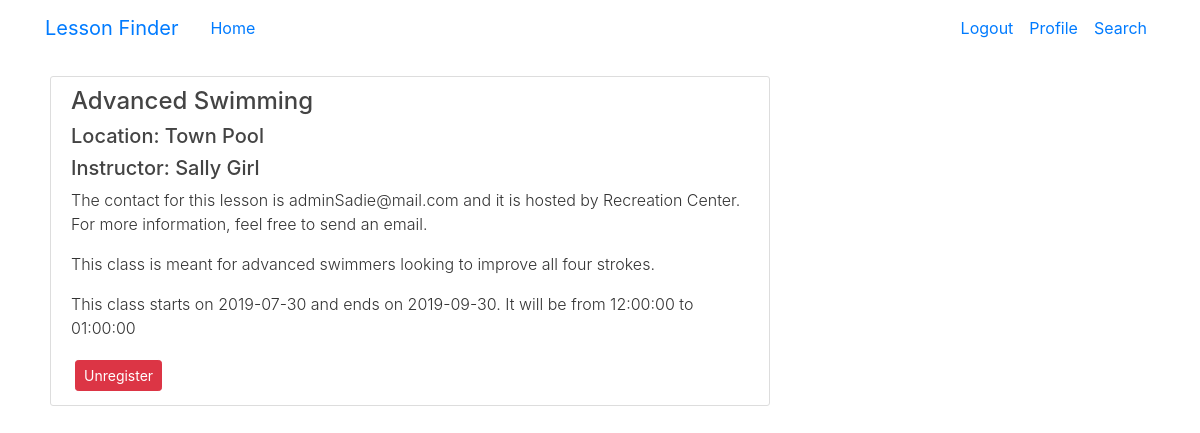
The app's page /lesson_info/2?user_id=1 (signed in) with its own data.
### lessonfinder/models.py (models this page shows, shortened)
class Lesson(db.Model):
    id = db.Column(db.Integer, primary_key=True)
    name = db.Column(db.String(100), nullable=False)
    startDate = db.Column(db.Date, nullable=False)
    endDate = db.Column(db.Date, nullable=False)
    startTime = db.Column(db.Time, nullable=False)
    endTime = db.Column(db.Time, nullable=False)
    contactEmail = db.Column(db.String(250), nullable=False)
    level = db.Column(db.Integer)
    location = db.Column(db.String(50), nullable=False)
    organizationId = db.Column(db.Integer(), db.ForeignKey('organization.id'), nullable=False)
    instructor = db.Column(db.String(50), nullable=False)
    desc = db.Column(db.String(200))
    cap = db.Column(db.Integer, nullable=False)
    day = db.Column(db.String, nullable=False)

class Organization(db.Model):
    __tablename__ = 'organization'
    id = db.Column(db.Integer, primary_key=True)
    manager = db.Column(db.String(50), nullable=False)
    managerEmail = db.Column(db.String(250), nullable=False)
    name = db.Column(db.String(50), nullable=False)
    address = db.Column(db.String(50), nullable=False)
    town = db.Column(db.String(30), nullable=False)
    state = db.Column(db.String(50), nullable=False)
    lessons = db.relationship('Lesson', backref='organization', lazy=True)

### lessonfinder/routes.py (the view)
@app.route("/lesson_info/<int:lesson_id>")
@login_required
def lesson_info(lesson_id):
    lesson = Lesson.query.get(lesson_id)
    return render_template('lesson_info.html', title="Information", lesson=lesson)

### lessonfinder/templates/lesson_info.html (shortened to what this page needs)
{% extends "layout2.html" %}
{% block content %}
    <article class="media content-section">
        <div class="media-body">
            <h4 class="article-content">{{ lesson.name }}</h4>
                <h5>Location: {{ lesson.location }}</h5>
                <h5>Instructor: {{ lesson.instructor }}</h5>
                <p class="font-weight-light">The contact for this lesson is {{ lesson.contactEmail }} and it is hosted by
                    {{ lesson.organization.name }}. For more information, feel free to send an email.</p>
                <p class="font-weight-light">{{ lesson.desc }}</p>
                <p class="font-weight-light">This class starts on {{ lesson.startDate }} and ends on {{ lesson.endDate }}.
                It will be from {{ lesson.startTime }} to {{ lesson.endTime }}</p>
                <button type="button" class="btn btn-danger btn-sm m-1" data-toggle="modal" data-target="#deleteModal">Unregister</button>
        </div>
    </article>
{% endblock content %}

### lessonfinder/static/sub_styles.css (style rules this page uses)
html, body { color: #333333; height: 100%; }
h1, h2, h3, h4, h5, h6 { color: #444444; }
.content-section { background: #ffffff; padding: 10px 20px; border: 1px solid #dddddd; border-radius: 3px; margin-bottom: 20px; }
.article-content { white-space: pre-line; }

### records on screen
Lesson: name "Advanced Swimming", location "Town Pool", instructor "Sally Girl", contactEmail "adminSadie@mail.com", desc "This class is meant for advanced swimmers looking to improve all four strokes.", startDate "2019-07-30", endDate "2019-09-30", startTime "12:00:00", endTime "01:00:00"
Organization: organization.name "Recreation Center"
